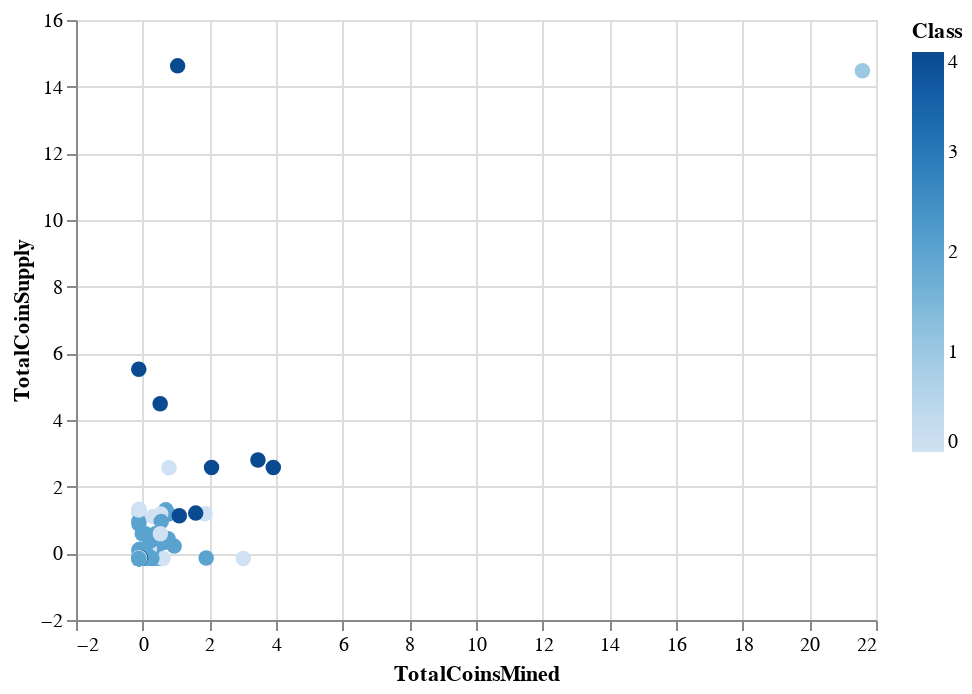

This figure's notebook cell:
### Code cell
alt.Chart(clustered_df).mark_circle(size=60).encode(
    alt.X("TotalCoinsMined"),
    alt.Y("TotalCoinSupply"),
    alt.Color("Class"),
    alt.OpacityValue(4),
    tooltip=["CoinName", "Algorithm", "TotalCoinsMined", "TotalCoinSupply"]
).interactive()

### Figure 1 — Vega-Lite specification as saved in the notebook (floating-point values rounded to 4 significant figures; data arrays with more than 128 entries replaced by an {"elided": "..."} marker saying what was removed)
{"config": {"view": {"continuousWidth": 400, "continuousHeight": 300}}, "data": {"name": "data-b18ecfdbc064e015b15657b7a24467fa"}, "mark": {"type": "circle", "size": 60}, "encoding": {"color": {"type": "quantitative", "field": "Class"}, "opacity": {"value": 4}, "tooltip": [{"type": "nominal", "field": "CoinName"}, {"type": "nominal", "field": "Algorithm"}, {"type": "quantitative", "field": "TotalCoinsMined"}, {"type": "quantitative", "field": "TotalCoinSupply"}], "x": {"type": "quantitative", "field": "TotalCoinsMined"}, "y": {"type": "quantitative", "field": "TotalCoinSupply"}}, "selection": {"selector004": {"type": "interval", "bind": "scales", "encodings": ["x", "y"]}}, "$schema": "https://vega.github.io/schema/vega-lite/v4.8.1.json", "datasets": {"data-b18ecfdbc064e015b15657b7a24467fa": {"elided": "532 records"}}}
